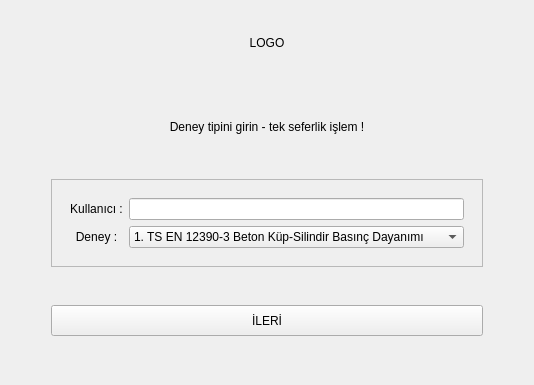
      <widget class="QWidget" name="page_main">
       <layout class="QGridLayout" name="gridLayout_2" rowstretch="2,1,1,1,2,1,1,1" columnstretch="1,1,1">
        <property name="bottomMargin">
         <number>18</number>
        </property>
        <item row="6" column="2">
         <spacer name="horizontalSpacer_2">
          <property name="orientation">
           <enum>Qt::Horizontal</enum>
          </property>
          <property name="sizeHint" stdset="0">
           <size>
            <width>40</width>
            <height>20</height>
           </size>
          </property>
         </spacer>
        </item>
        <item row="2" column="1">
         <widget class="QLabel" name="label_main">
          <property name="text">
           <string>Deney tipini girin - tek seferlik işlem !</string>
          </property>
          <property name="alignment">
           <set>Qt::AlignCenter</set>
          </property>
         </widget>
        </item>
        <item row="6" column="0">
         <spacer name="horizontalSpacer">
          <property name="orientation">
           <enum>Qt::Horizontal</enum>
          </property>
          <property name="sizeHint" stdset="0">
           <size>
            <width>40</width>
            <height>20</height>
           </size>
          </property>
         </spacer>
        </item>
        <item row="7" column="1">
         <spacer name="verticalSpacer_5">
          <property name="orientation">
           <enum>Qt::Vertical</enum>
          </property>
          <property name="sizeHint" stdset="0">
           <size>
            <width>20</width>
            <height>40</height>
           </size>
          </property>
         </spacer>
        </item>
        <item row="0" column="1">
         <widget class="QLabel" name="label">
          <property name="text">
           <string>LOGO</string>
          </property>
          <property name="alignment">
           <set>Qt::AlignCenter</set>
          </property>
         </widget>
        </item>
        <item row="6" column="1">
         <widget class="QPushButton" name="pushButton_toApp">
          <property name="sizePolicy">
           <sizepolicy hsizetype="Minimum" vsizetype="Preferred">
            <horstretch>0</horstretch>
            <verstretch>0</verstretch>
           </sizepolicy>
          </property>
          <property name="cursor">
           <cursorShape>PointingHandCursor</cursorShape>
          </property>
          <property name="text">
           <string>İLERİ</string>
          </property>
         </widget>
        </item>
        <item row="5" column="1">
         <spacer name="verticalSpacer_3">
          <property name="orientation">
           <enum>Qt::Vertical</enum>
          </property>
          <property name="sizeHint" stdset="0">
           <size>
            <width>20</width>
            <height>40</height>
           </size>
          </property>
         </spacer>
        </item>
        <item row="1" column="1">
         <spacer name="verticalSpacer">
          <property name="orientation">
           <enum>Qt::Vertical</enum>
          </property>
          <property name="sizeHint" stdset="0">
           <size>
            <width>20</width>
            <height>40</height>
           </size>
          </property>
         </spacer>
        </item>
        <item row="3" column="1">
         <spacer name="verticalSpacer_13">
          <property name="orientation">
           <enum>Qt::Vertical</enum>
          </property>
          <property name="sizeHint" stdset="0">
           <size>
            <width>20</width>
            <height>40</height>
           </size>
          </property>
         </spacer>
        </item>
        <item row="4" column="1">
         <widget class="QFrame" name="frame_main">
          <property name="frameShape">
           <enum>QFrame::StyledPanel</enum>
          </property>
          <property name="frameShadow">
           <enum>QFrame::Raised</enum>
          </property>
          <layout class="QGridLayout" name="gridLayout_36" rowstretch="1,1,1" columnstretch="1,1">
           <property name="leftMargin">
            <number>18</number>
           </property>
           <property name="topMargin">
            <number>18</number>
           </property>
           <property name="rightMargin">
            <number>18</number>
           </property>
           <property name="bottomMargin">
            <number>18</number>
           </property>
           <item row="2" column="0">
            <widget class="QLabel" name="label_84">
             <property name="text">
              <string>Deney :</string>
             </property>
             <property name="alignment">
              <set>Qt::AlignCenter</set>
             </property>
            </widget>
           </item>
           <item row="0" column="0">
            <widget class="QLabel" name="label_2">
             <property name="text">
              <string>Kullanıcı :</string>
             </property>
             <property name="alignment">
              <set>Qt::AlignCenter</set>
             </property>
            </widget>
           </item>
           <item row="2" column="1">
            <widget class="QComboBox" name="comboBox_standard">
             <property name="sizePolicy">
              <sizepolicy hsizetype="Minimum" vsizetype="Preferred">
               <horstretch>0</horstretch>
               <verstretch>0</verstretch>
              </sizepolicy>
             </property>
             <property name="cursor">
              <cursorShape>PointingHandCursor</cursorShape>
             </property>
             <item>
              <property name="text">
               <string>1. TS EN 12390-3 Beton Küp-Silindir Basınç Dayanımı</string>
              </property>
             </item>
             <item>
              <property name="text">
               <string>2. TS EN 12390-5 Beton Kiriş Eğilme Dayanımı</string>
              </property>
             </item>
             <item>
              <property name="text">
               <string>3. TS EN 1340 Beton Bordür Eğilme Dayanımı</string>
              </property>
             </item>
             <item>
              <property name="text">
               <string>4. TS 2824 EN 1338 Beton Parke Taşı Yarmada Çekme</string>
              </property>
             </item>
             <item>
              <property name="text">
               <string>5. TS EN 12390-6 Beton Küp-Silindir Yarmada Çekme</string>
              </property>
             </item>
             <item>
              <property name="text">
               <string>6. TS EN 772-1 Kagir Birim (Tuğla, Briket, vb.) Basınç</string>
              </property>
             </item>
             <item>
              <property name="text">
               <string>7. TS EN 1339 Zemin Döşemesi Beton Kap. Plak Eğilme</string>
              </property>
             </item>
             <item>
              <property name="text">
               <string>8. TS 213 EN 13748 Terrazo Karo, Kırılma Dayanımı</string>
              </property>
             </item>
             <item>
              <property name="text">
               <string>9. TS EN 196-1 Çimento Basınç Dayanımı</string>
              </property>
             </item>
             <item>
              <property name="text">
               <string>10. TS EN 196-1 Çimento Eğilme Dayanımı</string>
              </property>
             </item>
             <item>
              <property name="text">
               <string>11. TS EN 12504-1 Beton Karot Basınç Dayanımı</string>
              </property>
             </item>
            </widget>
           </item>
           <item row="1" column="1">
            <spacer name="verticalSpacer_2">
             <property name="orientation">
              <enum>Qt::Vertical</enum>
             </property>
             <property name="sizeHint" stdset="0">
              <size>
               <width>20</width>
               <height>40</height>
              </size>
             </property>
            </spacer>
           </item>
           <item row="0" column="1">
            <widget class="QLineEdit" name="lineEdit_user"/>
           </item>
          </layout>
         </widget>
        </item>
       </layout>
      </widget>
